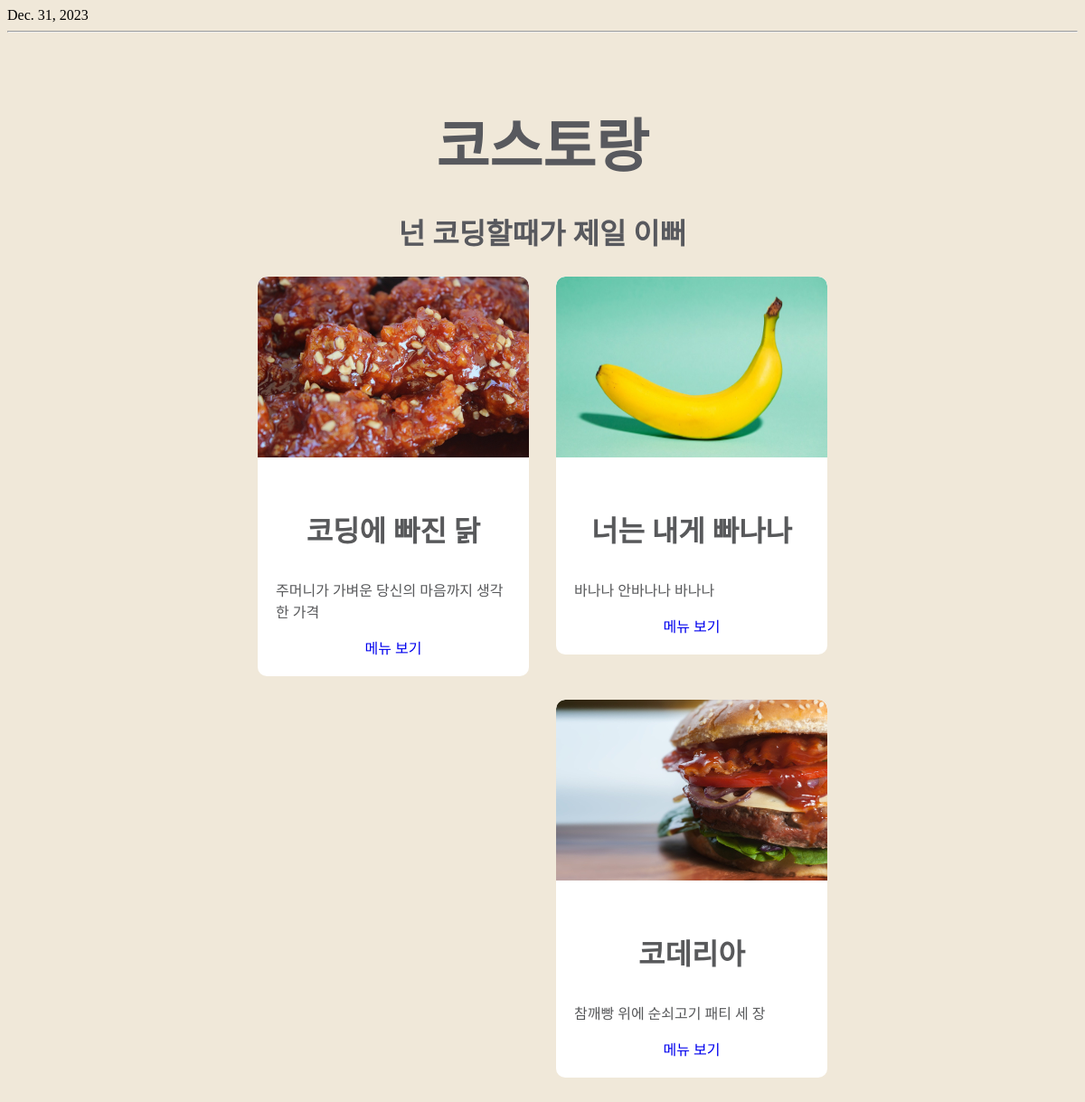
The page /foods/menu/ on the database its author committed.
### foods/models.py (models this page shows, shortened)
class Menu(models.Model):
    name = models.CharField(max_length=50)
    description = models.CharField(max_length=100)
    price = models.IntegerField()
    img_path = models.CharField(max_length=255)

### foods/views.py (the view)
# urls.py: path('menu/', views.index),
def index(request):
    context = {}
    today = datetime.today().date()
    menus = Menu.objects.all()
    context["date"] = today
    context["menus"] = menus
    return render(request, 'foods/index.html', context=context)

### foods/templates/foods/index.html
{% extends './base.html' %}
{% load static %}
{% block date-block %}
  <div>{{date}}</div>
{% endblock date-block %}
{% block food-container %}
  {% for menu in menus%}
    <div class="food">
      <img src={% get_static_prefix %}{{menu.img_path}} width="300px" height="200px"/>
      <div class="info">
        <h3>{{menu.name}}</h3>
        <P>{{menu.description}}</p>
        <a href="{{menu.id}}">메뉴 보기</a>
      </div>
    </div>
  {% endfor%}
{% endblock food-container %}

### foods/templates/foods/base.html (shortened to what this page needs)
{% load static %}
<!DOCTYPE html>
<html>
<head>
  <link rel="stylesheet" href={%static 'foods/css/styles.css'%}>
</head>
<body>
  <div>
    {% block date-block %}
    {% endblock date-block %}
    </div>
  <hr/>
  <h1>코스토랑</h1>
  <h2>넌 코딩할때가 제일 이뻐</h2>
  <div class="food-container">
    {% block food-container %}{% endblock food-container %}
  </div>
</body>
</html>

### foods/static/foods/css/styles.css (style rules this page uses)
* { box-sizing: border-box; }
body { background-color : #f0e8d9; }
h1 { text-align: center; font-size:64px; color: #58595e; margin-top: 75px; margin-bottom: 30px; font-family: Jua; }
h2 { text-align: center; font-size:32px; color: #58595e; font-family: Jua; }
.food-container { width:660px; margin-left: auto; margin-right: auto; }
.food { background-color : white; width: 300px; margin-left: auto; margin-right: auto; border-radius: 10px; overflow: hidden; margin-bottom: 50px; float: left; margin-left: 15px; margin-right: 15px; }
.food h3 { color: #58595b; font-size: 32px; font-family: Jua; }
.food p { color: #58595b; font-size: 16px; font-family: Jua; text-align: left; }
.food a { color: #0000ee; font-size: 16px; font-family: Jua; text-decoration: none; }
.food .info { padding: 20px; text-align: center; }
.food img { border-top-left-radius: 10px; border-top-right-radius: 10px; }

### rows shown on the page
Menu: img_path (picture), name "코딩에 빠진 닭", description "주머니가 가벼운 당신의 마음까지 생각한 가격"
Menu: img_path (picture), name "너는 내게 빠나나", description "바나나 안바나나 바나나"
Menu: img_path (picture), name "코데리아", description "참깨빵 위에 순쇠고기 패티 세 장"

### other values the page prints
{{ date }} "Dec. 31, 2023"
